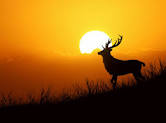
%> input picture Semester_Material/Semester_4/Digital_Image_Processing/Lab/download.jfif, 166 x 123 px
$ octave AddingImage.m   (GNU Octave 9; MATLAB toolbox functions it lacks are replaced by stand-ins)
%> lines starting %> are read from the running program, lines starting %| are printed output that depends on the picture
%% To clear the terminal & workspace
clc;
clear all;
%% Adding two images
A = imread('E:\Digital Image Processing\Lab\download.jfif');
%> A is the input picture: size 123x166x3 uint8; mean R, G, B 152.9, 98, 18.8
B = imread('E:\Digital Image Processing\Lab\download2.jpeg');
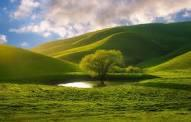
%> input picture Semester_Material/Semester_4/Digital_Image_Processing/Lab/download2.jpeg, 191 x 122 px
%> B is the input picture: size 122x191x3 uint8; mean R, G, B 111.5, 116.9, 68.7
S = size(A);
%> S = [123 166 3]
B = imresize(B,[S(1),S(2)]);
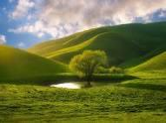
%> B: size 123x166x3 uint8; mean R, G, B 111.5, 117, 68.8

%Displaying 1st image
subplot(221);
imshow(A);
title('First image');

%Displaying 2nd image
subplot(222);
imshow(B);
title('Second image');

% output = zeros(S(1),S(2),3);
% output = uint8(output);
% output = A+B;

subplot(223);
imshow(A+B);
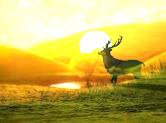
%> displayed picture: size 123x166x3, on the screen's scale of 0 to 255; mean R, G, B 199.5, 179.8, 86.9
title('Added image');

subplot(224);
imshow(A-B);
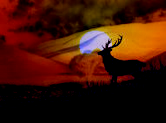
%> displayed picture: size 123x166x3, on the screen's scale of 0 to 255; mean R, G, B 64.8, 21.4, 6.3
title('Difference image');
